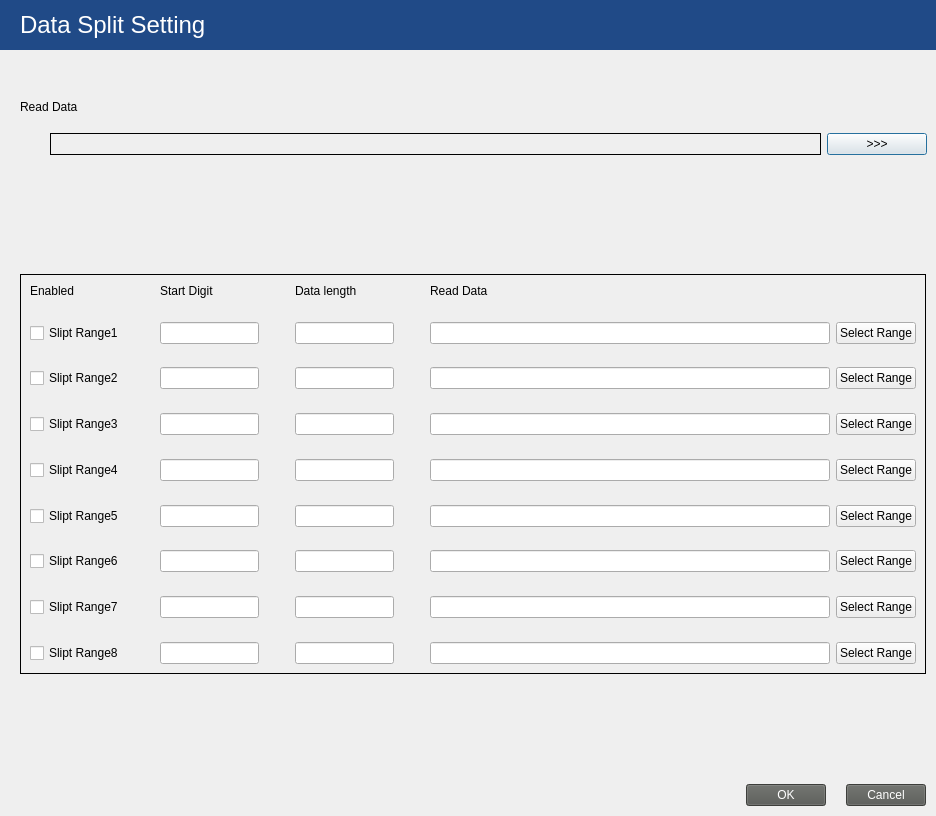
<?xml version="1.0" encoding="UTF-8"?>
<ui version="4.0">
 <class>DlogDSS_2Dcocde</class>
 <widget class="QDialog" name="DlogDSS_2Dcocde">
  <property name="geometry">
   <rect>
    <x>0</x>
    <y>0</y>
    <width>936</width>
    <height>816</height>
   </rect>
  </property>
  <property name="windowTitle">
   <string>Dialog</string>
  </property>
  <layout class="QVBoxLayout" name="verticalLayout">
   <property name="spacing">
    <number>0</number>
   </property>
   <property name="leftMargin">
    <number>0</number>
   </property>
   <property name="topMargin">
    <number>0</number>
   </property>
   <property name="rightMargin">
    <number>0</number>
   </property>
   <property name="bottomMargin">
    <number>0</number>
   </property>
   <item>
    <widget class="QFrame" name="frame">
     <property name="minimumSize">
      <size>
       <width>0</width>
       <height>50</height>
      </size>
     </property>
     <layout class="QVBoxLayout" name="verticalLayout_3">
      <property name="spacing">
       <number>10</number>
      </property>
      <property name="leftMargin">
       <number>0</number>
      </property>
      <property name="topMargin">
       <number>0</number>
      </property>
      <property name="rightMargin">
       <number>0</number>
      </property>
      <property name="bottomMargin">
       <number>10</number>
      </property>
      <item>
       <widget class="QFrame" name="frame">
        <property name="minimumSize">
         <size>
          <width>0</width>
          <height>50</height>
         </size>
        </property>
        <property name="maximumSize">
         <size>
          <width>16777215</width>
          <height>50</height>
         </size>
        </property>
        <property name="styleSheet">
         <string notr="true">background-color: rgb(32, 74, 135);
color: rgb(255, 255, 255);</string>
        </property>
        <layout class="QVBoxLayout" name="verticalLayout_2">
         <property name="leftMargin">
          <number>20</number>
         </property>
         <item>
          <widget class="QLabel" name="label">
           <property name="text">
            <string>&lt;html&gt;&lt;head/&gt;&lt;body&gt;&lt;p&gt;&lt;span style=&quot; font-size:18pt;&quot;&gt;Data Split Setting&lt;/span&gt;&lt;/p&gt;&lt;/body&gt;&lt;/html&gt;</string>
           </property>
          </widget>
         </item>
        </layout>
       </widget>
      </item>
      <item>
       <spacer name="verticalSpacer_9">
        <property name="orientation">
         <enum>Qt::Vertical</enum>
        </property>
        <property name="sizeType">
         <enum>QSizePolicy::Maximum</enum>
        </property>
        <property name="sizeHint" stdset="0">
         <size>
          <width>20</width>
          <height>40</height>
         </size>
        </property>
       </spacer>
      </item>
      <item>
       <layout class="QVBoxLayout" name="verticalLayout_4">
        <property name="leftMargin">
         <number>20</number>
        </property>
        <item>
         <widget class="QLabel" name="label_2">
          <property name="text">
           <string>Read Data </string>
          </property>
         </widget>
        </item>
       </layout>
      </item>
      <item>
       <widget class="QFrame" name="horizontalFrame_3">
        <property name="maximumSize">
         <size>
          <width>16777215</width>
          <height>50</height>
         </size>
        </property>
        <layout class="QHBoxLayout" name="horizontalLayout_3">
         <property name="leftMargin">
          <number>50</number>
         </property>
         <item>
          <widget class="QLabel" name="lab_ReadData__DSS_2Dcode">
           <property name="maximumSize">
            <size>
             <width>16777215</width>
             <height>40</height>
            </size>
           </property>
           <property name="frameShape">
            <enum>QFrame::Box</enum>
           </property>
           <property name="text">
            <string/>
           </property>
          </widget>
         </item>
         <item>
          <widget class="QPushButton" name="btn_readDetialData">
           <property name="maximumSize">
            <size>
             <width>100</width>
             <height>16777215</height>
            </size>
           </property>
           <property name="text">
            <string>&gt;&gt;&gt;</string>
           </property>
          </widget>
         </item>
        </layout>
       </widget>
      </item>
      <item>
       <widget class="QFrame" name="horizontalFrame_2">
        <property name="minimumSize">
         <size>
          <width>0</width>
          <height>0</height>
         </size>
        </property>
        <layout class="QHBoxLayout" name="horizontalLayout">
         <property name="spacing">
          <number>0</number>
         </property>
         <property name="leftMargin">
          <number>20</number>
         </property>
         <property name="topMargin">
          <number>0</number>
         </property>
         <property name="rightMargin">
          <number>10</number>
         </property>
         <property name="bottomMargin">
          <number>0</number>
         </property>
         <item>
          <widget class="QFrame" name="frame_selecRange_DSS_2Dcode">
           <property name="maximumSize">
            <size>
             <width>16777215</width>
             <height>400</height>
            </size>
           </property>
           <property name="inputMethodHints">
            <set>Qt::ImhNone</set>
           </property>
           <property name="frameShape">
            <enum>QFrame::Box</enum>
           </property>
           <property name="midLineWidth">
            <number>3</number>
           </property>
           <layout class="QGridLayout" name="gridLayout">
            <item row="16" column="6">
             <widget class="QLineEdit" name="ledit_readData8_DSS_2Dcode"/>
            </item>
            <item row="10" column="2">
             <widget class="QLineEdit" name="ledit_startDigt5_DSS_2Dcode"/>
            </item>
            <item row="9" column="0">
             <spacer name="verticalSpacer_5">
              <property name="orientation">
               <enum>Qt::Vertical</enum>
              </property>
              <property name="sizeHint" stdset="0">
               <size>
                <width>20</width>
                <height>40</height>
               </size>
              </property>
             </spacer>
            </item>
            <item row="8" column="6">
             <widget class="QLineEdit" name="ledit_readData4_DSS_2Dcode"/>
            </item>
            <item row="2" column="4">
             <widget class="QLineEdit" name="ledit_dataLength1_DSS_2Dcode"/>
            </item>
            <item row="8" column="2">
             <widget class="QLineEdit" name="ledit_startDigt4_DSS_2Dcode"/>
            </item>
            <item row="11" column="0">
             <spacer name="verticalSpacer_6">
              <property name="orientation">
               <enum>Qt::Vertical</enum>
              </property>
              <property name="sizeHint" stdset="0">
               <size>
                <width>20</width>
                <height>40</height>
               </size>
              </property>
             </spacer>
            </item>
            <item row="16" column="2">
             <widget class="QLineEdit" name="ledit_startDigt8_DSS_2Dcode"/>
            </item>
            <item row="14" column="2">
             <widget class="QLineEdit" name="ledit_startDigt7_DSS_2Dcode"/>
            </item>
            <item row="6" column="4">
             <widget class="QLineEdit" name="ledit_dataLength3_DSS_2Dcode"/>
            </item>
            <item row="6" column="0">
             <widget class="QCheckBox" name="cbox_SlipRange3_DSS_2Dcode">
              <property name="text">
               <string>Slipt Range3</string>
              </property>
             </widget>
            </item>
            <item row="0" column="6">
             <widget class="QLabel" name="label_7">
              <property name="text">
               <string>Read Data</string>
              </property>
             </widget>
            </item>
            <item row="10" column="4">
             <widget class="QLineEdit" name="ledit_dataLength5_DSS_2Dcode"/>
            </item>
            <item row="4" column="4">
             <widget class="QLineEdit" name="ledit_dataLength2_DSS_2Dcode"/>
            </item>
            <item row="2" column="1">
             <spacer name="horizontalSpacer">
              <property name="orientation">
               <enum>Qt::Horizontal</enum>
              </property>
              <property name="sizeHint" stdset="0">
               <size>
                <width>40</width>
                <height>20</height>
               </size>
              </property>
             </spacer>
            </item>
            <item row="12" column="2">
             <widget class="QLineEdit" name="ledit_startDigt6_DSS_2Dcode"/>
            </item>
            <item row="8" column="4">
             <widget class="QLineEdit" name="ledit_dataLength4_DSS_2Dcode"/>
            </item>
            <item row="14" column="4">
             <widget class="QLineEdit" name="ledit_dataLength7_DSS_2Dcode"/>
            </item>
            <item row="16" column="4">
             <widget class="QLineEdit" name="ledit_dataLength8_DSS_2Dcode"/>
            </item>
            <item row="2" column="0">
             <widget class="QCheckBox" name="cbox_SlipRange1_DSS_2Dcode">
              <property name="text">
               <string>Slipt Range1</string>
              </property>
             </widget>
            </item>
            <item row="12" column="6">
             <widget class="QLineEdit" name="ledit_readData6_DSS_2Dcode"/>
            </item>
            <item row="15" column="0">
             <spacer name="verticalSpacer_8">
              <property name="orientation">
               <enum>Qt::Vertical</enum>
              </property>
              <property name="sizeHint" stdset="0">
               <size>
                <width>20</width>
                <height>40</height>
               </size>
              </property>
             </spacer>
            </item>
            <item row="16" column="0">
             <widget class="QCheckBox" name="cbox_SlipRange8_DSS_2Dcode">
              <property name="text">
               <string>Slipt Range8</string>
              </property>
             </widget>
            </item>
            <item row="5" column="0">
             <spacer name="verticalSpacer_3">
              <property name="orientation">
               <enum>Qt::Vertical</enum>
              </property>
              <property name="sizeHint" stdset="0">
               <size>
                <width>20</width>
                <height>40</height>
               </size>
              </property>
             </spacer>
            </item>
            <item row="6" column="2">
             <widget class="QLineEdit" name="ledit_startDigt3_DSS_2Dcode"/>
            </item>
            <item row="4" column="6">
             <widget class="QLineEdit" name="ledit_readData2_DSS_2Dcode"/>
            </item>
            <item row="8" column="0">
             <widget class="QCheckBox" name="cbox_SlipRange4_DSS_2Dcode">
              <property name="text">
               <string>Slipt Range4</string>
              </property>
             </widget>
            </item>
            <item row="12" column="0">
             <widget class="QCheckBox" name="cbox_SlipRange6_DSS_2Dcode">
              <property name="text">
               <string>Slipt Range6</string>
              </property>
             </widget>
            </item>
            <item row="10" column="0">
             <widget class="QCheckBox" name="cbox_SlipRange5_DSS_2Dcode">
              <property name="text">
               <string>Slipt Range5</string>
              </property>
             </widget>
            </item>
            <item row="2" column="5">
             <spacer name="horizontalSpacer_3">
              <property name="orientation">
               <enum>Qt::Horizontal</enum>
              </property>
              <property name="sizeHint" stdset="0">
               <size>
                <width>40</width>
                <height>20</height>
               </size>
              </property>
             </spacer>
            </item>
            <item row="14" column="6">
             <widget class="QLineEdit" name="ledit_readData7_DSS_2Dcode"/>
            </item>
            <item row="12" column="4">
             <widget class="QLineEdit" name="ledit_dataLength6_DSS_2Dcode"/>
            </item>
            <item row="2" column="3">
             <spacer name="horizontalSpacer_2">
              <property name="orientation">
               <enum>Qt::Horizontal</enum>
              </property>
              <property name="sizeHint" stdset="0">
               <size>
                <width>40</width>
                <height>20</height>
               </size>
              </property>
             </spacer>
            </item>
            <item row="4" column="0">
             <widget class="QCheckBox" name="cbox_SlipRange2_DSS_2Dcode">
              <property name="text">
               <string>Slipt Range2</string>
              </property>
             </widget>
            </item>
            <item row="2" column="2">
             <widget class="QLineEdit" name="ledit_startDigt1_DSS_2Dcode"/>
            </item>
            <item row="4" column="2">
             <widget class="QLineEdit" name="ledit_startDigt2_DSS_2Dcode"/>
            </item>
            <item row="1" column="0">
             <spacer name="verticalSpacer_2">
              <property name="orientation">
               <enum>Qt::Vertical</enum>
              </property>
              <property name="sizeHint" stdset="0">
               <size>
                <width>20</width>
                <height>40</height>
               </size>
              </property>
             </spacer>
            </item>
            <item row="2" column="6">
             <widget class="QLineEdit" name="ledit_readData1_DSS_2Dcode">
              <property name="minimumSize">
               <size>
                <width>400</width>
                <height>0</height>
               </size>
              </property>
             </widget>
            </item>
            <item row="10" column="6">
             <widget class="QLineEdit" name="ledit_readData5_DSS_2Dcode"/>
            </item>
            <item row="6" column="6">
             <widget class="QLineEdit" name="ledit_readData3_DSS_2Dcode"/>
            </item>
            <item row="3" column="0">
             <spacer name="verticalSpacer">
              <property name="orientation">
               <enum>Qt::Vertical</enum>
              </property>
              <property name="sizeHint" stdset="0">
               <size>
                <width>20</width>
                <height>40</height>
               </size>
              </property>
             </spacer>
            </item>
            <item row="7" column="0">
             <spacer name="verticalSpacer_4">
              <property name="orientation">
               <enum>Qt::Vertical</enum>
              </property>
              <property name="sizeHint" stdset="0">
               <size>
                <width>20</width>
                <height>40</height>
               </size>
              </property>
             </spacer>
            </item>
            <item row="13" column="0">
             <spacer name="verticalSpacer_7">
              <property name="orientation">
               <enum>Qt::Vertical</enum>
              </property>
              <property name="sizeHint" stdset="0">
               <size>
                <width>20</width>
                <height>40</height>
               </size>
              </property>
             </spacer>
            </item>
            <item row="14" column="0">
             <widget class="QCheckBox" name="cbox_SlipRange7_DSS_2Dcode">
              <property name="text">
               <string>Slipt Range7</string>
              </property>
             </widget>
            </item>
            <item row="0" column="2">
             <widget class="QLabel" name="label_6">
              <property name="text">
               <string>Start Digit</string>
              </property>
             </widget>
            </item>
            <item row="0" column="0">
             <widget class="QLabel" name="label_4">
              <property name="text">
               <string>Enabled</string>
              </property>
             </widget>
            </item>
            <item row="0" column="4">
             <widget class="QLabel" name="label_5">
              <property name="text">
               <string>Data length</string>
              </property>
             </widget>
            </item>
            <item row="2" column="7">
             <widget class="QPushButton" name="btn_selectRange1_DSS_2Dcode">
              <property name="text">
               <string>Select Range</string>
              </property>
             </widget>
            </item>
            <item row="4" column="7">
             <widget class="QPushButton" name="btn_selectRange2_DSS_2Dcode">
              <property name="text">
               <string>Select Range</string>
              </property>
             </widget>
            </item>
            <item row="6" column="7">
             <widget class="QPushButton" name="btn_selectRange3_DSS_2Dcode">
              <property name="text">
               <string>Select Range</string>
              </property>
             </widget>
            </item>
            <item row="8" column="7">
             <widget class="QPushButton" name="btn_selectRange4_DSS_2Dcode">
              <property name="text">
               <string>Select Range</string>
              </property>
             </widget>
            </item>
            <item row="10" column="7">
             <widget class="QPushButton" name="btn_selectRange5_DSS_2Dcode">
              <property name="text">
               <string>Select Range</string>
              </property>
             </widget>
            </item>
            <item row="12" column="7">
             <widget class="QPushButton" name="btn_selectRange6_DSS_2Dcode">
              <property name="text">
               <string>Select Range</string>
              </property>
             </widget>
            </item>
            <item row="14" column="7">
             <widget class="QPushButton" name="btn_selectRange7_DSS_2Dcode">
              <property name="text">
               <string>Select Range</string>
              </property>
             </widget>
            </item>
            <item row="16" column="7">
             <widget class="QPushButton" name="btn_selectRange8_DSS_2Dcode">
              <property name="text">
               <string>Select Range</string>
              </property>
             </widget>
            </item>
           </layout>
          </widget>
         </item>
        </layout>
       </widget>
      </item>
      <item>
       <layout class="QHBoxLayout" name="horizontalLayout_2">
        <property name="spacing">
         <number>20</number>
        </property>
        <property name="topMargin">
         <number>0</number>
        </property>
        <property name="rightMargin">
         <number>10</number>
        </property>
        <item>
         <spacer name="horizontalSpacer_4">
          <property name="orientation">
           <enum>Qt::Horizontal</enum>
          </property>
          <property name="sizeHint" stdset="0">
           <size>
            <width>40</width>
            <height>20</height>
           </size>
          </property>
         </spacer>
        </item>
        <item>
         <widget class="QPushButton" name="btn_OK_DSS_2Dcode">
          <property name="styleSheet">
           <string notr="true">background-color: rgb(85, 87, 83);
color: rgb(255, 255, 255);</string>
          </property>
          <property name="text">
           <string>OK</string>
          </property>
         </widget>
        </item>
        <item>
         <widget class="QPushButton" name="btn_Cancel_DSS_2Dcode">
          <property name="styleSheet">
           <string notr="true">background-color: rgb(85, 87, 83);
color: rgb(255, 255, 255);</string>
          </property>
          <property name="text">
           <string>Cancel</string>
          </property>
         </widget>
        </item>
       </layout>
      </item>
     </layout>
    </widget>
   </item>
  </layout>
 </widget>
 <resources/>
 <connections/>
</ui>
